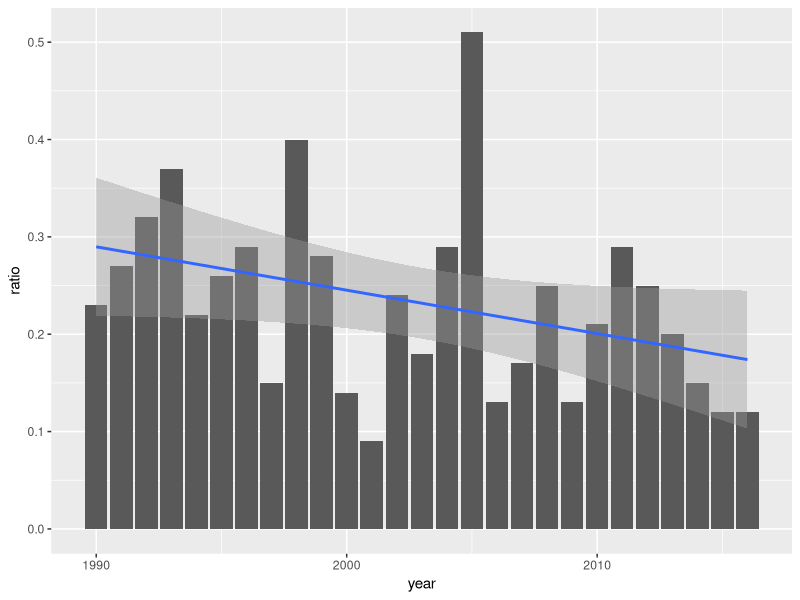
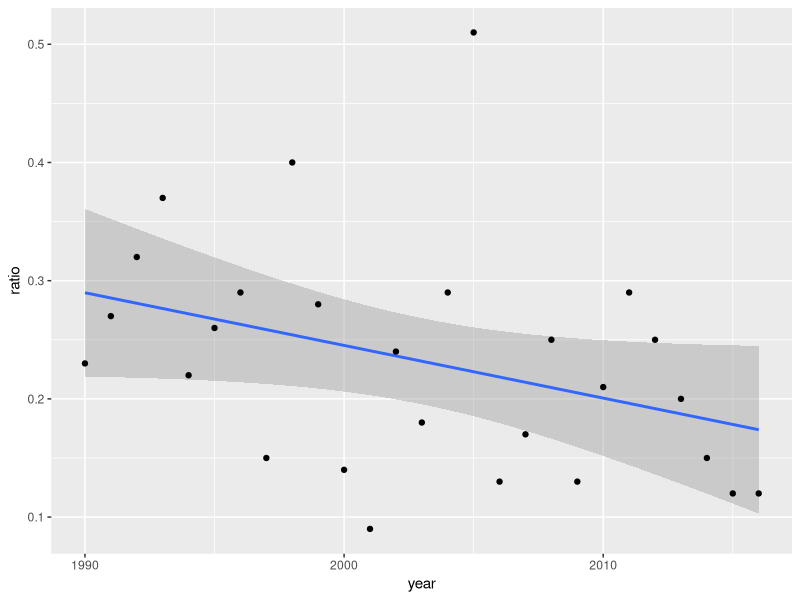
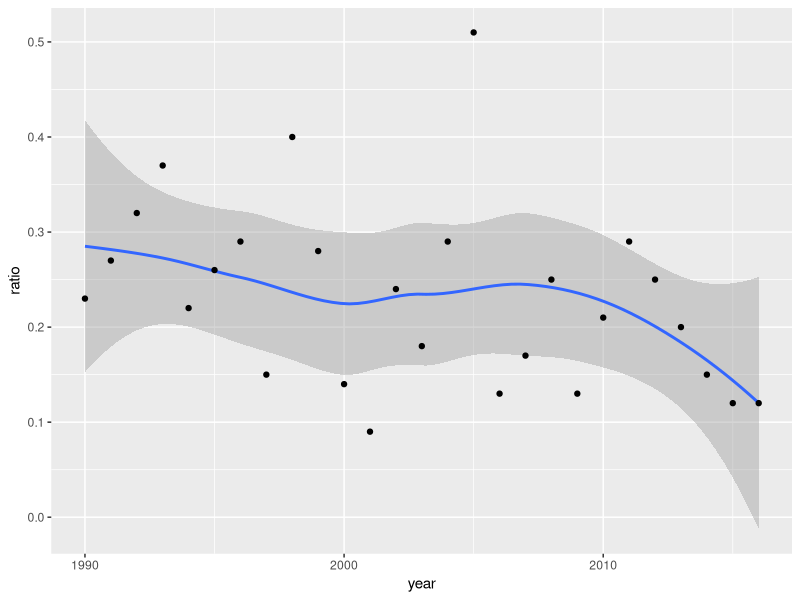
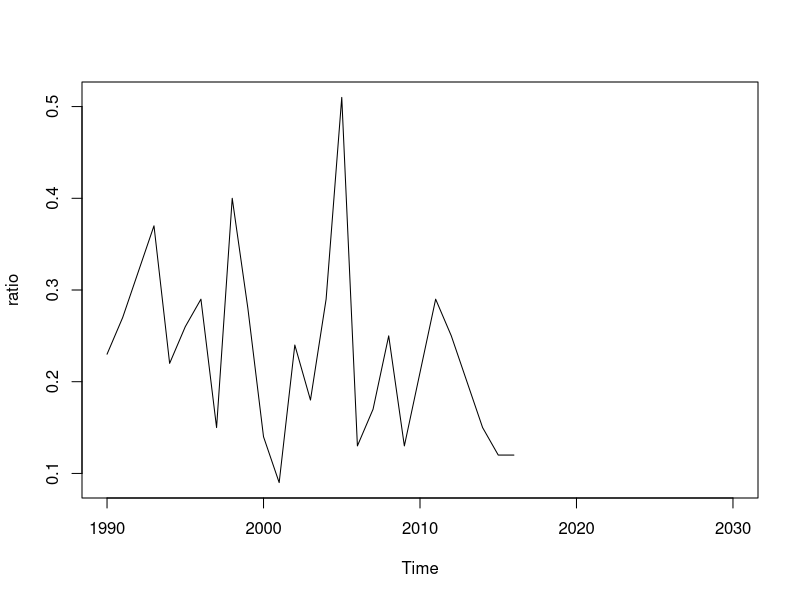
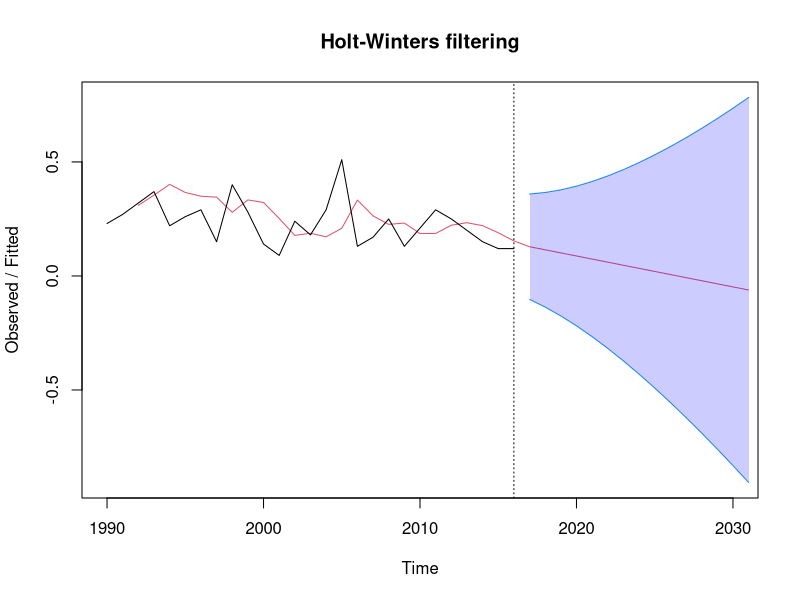

Source code (R) for these figures, in order:
## ---- chunk 1
library("ggplot2")
## ---- chunk 2
db=data.frame(year=1990:2016,
              ratio=c(.23,.27,.32,.37,.22,.26,.29,.15,.40,.28,.14,.09,.24,.18,.29,.51,.13,.17,.25,.13,.21,.29,.25,.2,.15,.12,.12))
## ---- chunk 3
#stat_smooth : lm = linear model, se = confidence band
ggplot(data = db, aes(x = year,y = ratio)) + geom_bar(stat="identity") + stat_smooth(method = "lm", se = TRUE)
## ---- chunk 4
###Regression model summary
summary(lm(ratio~year, data=db))
## ---- chunk 5
###Point plots
ggplot(data = db, aes(x = year, y = ratio)) + stat_smooth(method = "lm", se = TRUE) + geom_point()
## ---- chunk 6
ggplot(data = db, aes(x = year, y = ratio)) + stat_smooth(method = "loess", se = TRUE) + geom_point()
## ---- chunk 7
#ts function will convert a numeric vector into an R time series object
ratio=ts(data = db$ratio, start = 1990, frequency = 1)
plot(ratio, xlim=c(1990,2030))
#exponential smoothing model
hw=HoltWinters(ratio,gamma=FALSE)
#prediction
phw=predict(hw, n.ahead=15,prediction.interval = TRUE)
#plot
plot(hw, phw, xlim=c(1990,2030))
polygon(c(2017:2031,rev(2017:2031)), c(phw[,2],rev(phw[,3])),border=NA,col=rgb(0,0,1,.2))
